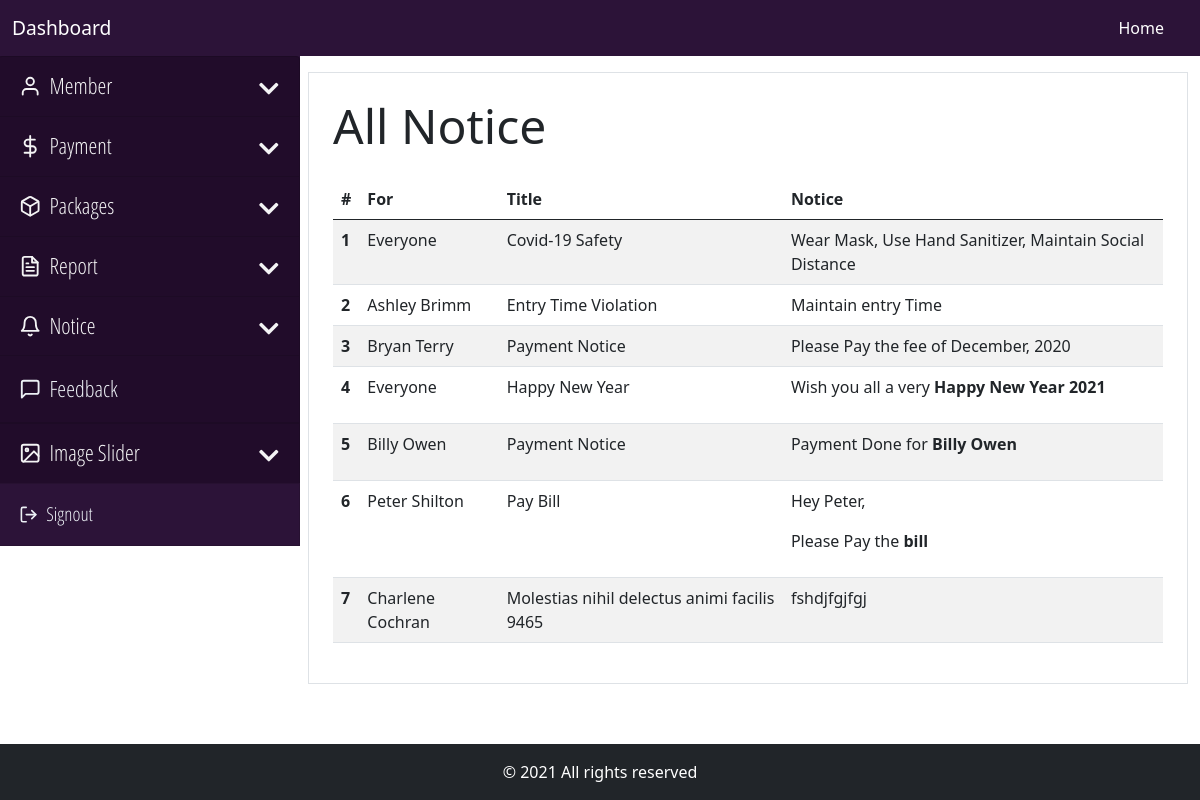
Page /backend/notice/view-notice.php (signed in) on the committed database.
### tables this page shows
CREATE TABLE `notice` (
  `notice_id` int(11) NOT NULL,
  `notice_title` varchar(100) NOT NULL,
  `notice_body` text NOT NULL,
  `notice_for` int(11) NOT NULL DEFAULT 0,
  `notice_issued_at` timestamp NOT NULL DEFAULT current_timestamp()
);

CREATE TABLE `member` (
  `member_id` int(11) NOT NULL,
  `member_name` varchar(60) NOT NULL,
  `member_gender` enum('male','female','others') DEFAULT NULL,
  `member_dob` varchar(25) DEFAULT NULL,
  `member_address` varchar(255) DEFAULT NULL,
  `member_package` varchar(20) NOT NULL,
  `member_mobile` varchar(11) DEFAULT NULL,
  `member_photo` varchar(255) DEFAULT NULL,
  `member_status` enum('0','1','2') NOT NULL DEFAULT '0' COMMENT '0 = pending, 1 = Active, 2 = banned',
  `member_user_id` int(11) NOT NULL,
  `member_joined_at` timestamp NOT NULL DEFAULT current_timestamp()
);

### core/main.php (called while the page is built, shortened)
<?php
    class Main
    {
        private $host = "localhost";
        private $user = "root";
        private $pass ="";
        private $database = "gym_manager";
        private function dbConnect()
        {
            try
            {
                $this->conn = new PDO('mysql:host='.$this->host.';dbname='.$this->database, $this->user, $this->pass);
            }
            catch(PDOException $Exception)
            {
                $this->errmsg = $Exception->getMessage();
            }
        }
    }
?>

### core/dashboard.php (called while the page is built, shortened)
<?php
    require_once "main.php";
    class Dashboard extends Main
    {
        public function viewNotice()
        {
            $this->sql = $this->conn->prepare("SELECT notice.*, member.member_name FROM notice LEFT JOIN member ON notice.notice_for = member.member_id");
            try
            {
                $this->sql->execute();
                if($this->sql->rowCount() > 0)
                {
                    $data = $this->sql->fetchAll(PDO::FETCH_OBJ);
                    return $data;
                }
                else
                {
                    return false;
                }
            }
            catch(PDOException $Exception)
            {
                $this->errmsg = $Exception->getMessage();
                $_SESSION['error'] = "Unexpected Error Occured. Please try again Later.<br> Error: ".$this->errmsg;
                return false;
            }
        }
    }
?>

### backend/notice/view-notice.php (the view, shortened to what this page needs)
<?php
    require_once "../../core/dashboard.php";
    require_once "../inc/be-header.php";
    if(isset( $_SESSION['role']) &&  $_SESSION['role'] == 'admin' )
    {
      require_once "../inc/be-nav-admin.php";
    }
    else
    {
      require_once "../inc/be-nav-user.php";
    }
?>
<div class="container-fluid overflow-hidden mb-5">
    <div class="row gx-2 mt-3">
    <?php
        if(isset( $_SESSION['role']) &&  $_SESSION['role'] == 'admin' )
        {
          require_once "../inc/be-sidenav-admin.php";
        }
        else
        {
          require_once "../inc/be-sidenav-user.php";
        }
    ?>
        <div class="col-md-9">
            <div class="border p-4">
                <h2 class="display-5 mb-4">All Notice</h2>
                <table class="table table-striped">
                    <thead>
                        <tr>
                            <th scope="col">#</th>
                            <th scope="col">For</th>
                            <th scope="col">Title</th>
                            <th scope="col">Notice</th>
                        </tr>
                    </thead>
                    <tbody>
                        <?php
                            $notice = new Dashboard;
                            $result = $notice->viewNotice();
                            if($result != false)
                            {
                                foreach($result as $data)
                                {
                                    if($data->notice_for == 0)
                                    {
                                        $for = "Everyone";
                                    }
                                    else
                                    {
                                        $for = $data->member_name;
                                    }
                        ?>
                            <tr>
                                <th scope="row"><?=$data->notice_id?></th>
                                <td><?=$for?></td>
                                <td><?=$data->notice_title?></td>
                                <td><?=$data->notice_body?></td>
                            </tr>
                        <?php
                                }
                            }
                            else
                            {
                        ?>
                            <tr>
                                <td colspan="4">No Data Found</td>
                            </tr>
                        <?php
                            }
                        ?>
                    </tbody>
                </table>
            </div>
        </div>
    </div>
</div>
<?php
    require_once "../inc/be-footer.php";
?>

### rows in the picture
notice: notice_id "1", notice_for "Everyone", notice_title "Covid-19 Safety", notice_body "Wear Mask, Use Hand Sanitizer, Maintain Social Distance"
notice: notice_id "2", member.member_name "Ashley Brimm", notice_title "Entry Time Violation", notice_body "Maintain entry Time"
notice: notice_id "3", member.member_name "Bryan Terry", notice_title "Payment Notice", notice_body "Please Pay the fee of December, 2020"
notice: notice_id "4", notice_for "Everyone", notice_title "Happy New Year", notice_body "Wish you all a very Happy New Year 2021"
notice: notice_id "5", member.member_name "Billy Owen", notice_title "Payment Notice", notice_body "Payment Done for Billy Owen"
notice: notice_id "6", member.member_name "Peter Shilton", notice_title "Pay Bill", notice_body "Hey Peter, Please Pay the bill"
notice: notice_id "7", member.member_name "Charlene Cochran", notice_title "Molestias nihil delectus animi facilis 9465", notice_body "fshdjfgjfgj"
